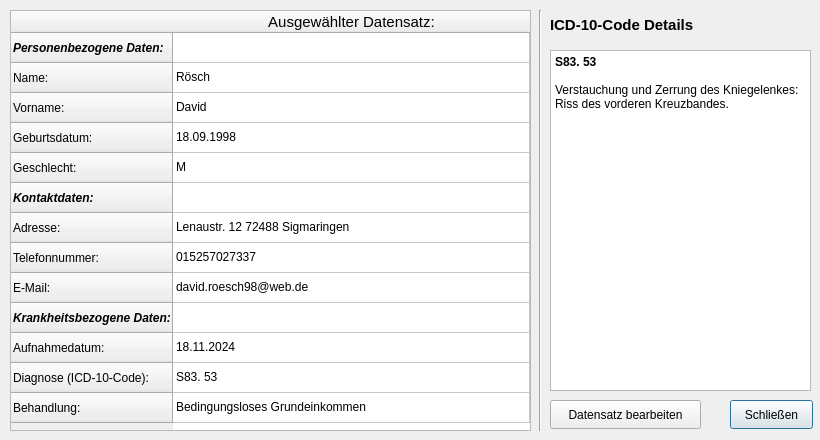
<?xml version="1.0" encoding="UTF-8"?>
<ui version="4.0">
 <class>datensatz_anzeigen</class>
 <widget class="QDialog" name="datensatz_anzeigen">
  <property name="geometry">
   <rect>
    <x>0</x>
    <y>0</y>
    <width>820</width>
    <height>440</height>
   </rect>
  </property>
  <property name="windowTitle">
   <string>Dialog</string>
  </property>
  <widget class="Line" name="line">
   <property name="geometry">
    <rect>
     <x>530</x>
     <y>10</y>
     <width>21</width>
     <height>421</height>
    </rect>
   </property>
   <property name="orientation">
    <enum>Qt::Orientation::Vertical</enum>
   </property>
  </widget>
  <widget class="QTableWidget" name="tableWidget">
   <property name="geometry">
    <rect>
     <x>10</x>
     <y>10</y>
     <width>521</width>
     <height>421</height>
    </rect>
   </property>
   <property name="whatsThis">
    <string>&lt;html&gt;&lt;head/&gt;&lt;body&gt;&lt;p&gt;Ausgewählter Datensatz&lt;/p&gt;&lt;/body&gt;&lt;/html&gt;</string>
   </property>
   <attribute name="horizontalHeaderCascadingSectionResizes">
    <bool>true</bool>
   </attribute>
   <attribute name="horizontalHeaderShowSortIndicator" stdset="0">
    <bool>true</bool>
   </attribute>
   <attribute name="horizontalHeaderStretchLastSection">
    <bool>true</bool>
   </attribute>
   <row>
    <property name="text">
     <string>Personenbezogene Daten:</string>
    </property>
    <property name="font">
     <font>
      <italic>true</italic>
      <bold>true</bold>
     </font>
    </property>
   </row>
   <row>
    <property name="text">
     <string>Name:</string>
    </property>
   </row>
   <row>
    <property name="text">
     <string>Vorname:</string>
    </property>
   </row>
   <row>
    <property name="text">
     <string>Geburtsdatum:</string>
    </property>
   </row>
   <row>
    <property name="text">
     <string>Geschlecht:</string>
    </property>
   </row>
   <row>
    <property name="text">
     <string>Kontaktdaten:</string>
    </property>
    <property name="font">
     <font>
      <italic>true</italic>
      <bold>true</bold>
     </font>
    </property>
   </row>
   <row>
    <property name="text">
     <string>Adresse:</string>
    </property>
   </row>
   <row>
    <property name="text">
     <string>Telefonnummer:</string>
    </property>
   </row>
   <row>
    <property name="text">
     <string>E-Mail:</string>
    </property>
    <property name="font">
     <font>
      <italic>false</italic>
      <bold>false</bold>
     </font>
    </property>
   </row>
   <row>
    <property name="text">
     <string>Krankheitsbezogene Daten:</string>
    </property>
    <property name="font">
     <font>
      <italic>true</italic>
      <bold>true</bold>
      <underline>false</underline>
     </font>
    </property>
   </row>
   <row>
    <property name="text">
     <string>Aufnahmedatum:</string>
    </property>
   </row>
   <row>
    <property name="text">
     <string>Diagnose (ICD-10-Code):</string>
    </property>
   </row>
   <row>
    <property name="text">
     <string>Behandlung:</string>
    </property>
   </row>
   <column>
    <property name="text">
     <string>Ausgewählter Datensatz:</string>
    </property>
    <property name="font">
     <font>
      <pointsize>11</pointsize>
      <italic>false</italic>
      <underline>false</underline>
      <kerning>true</kerning>
      <fontweight>ExtraBold</fontweight>
     </font>
    </property>
    <property name="textAlignment">
     <set>AlignHCenter|AlignTop</set>
    </property>
   </column>
   <item row="0" column="0">
    <property name="text">
     <string/>
    </property>
    <property name="flags">
     <set>NoItemFlags</set>
    </property>
   </item>
   <item row="1" column="0">
    <property name="text">
     <string>Rösch</string>
    </property>
    <property name="flags">
     <set>ItemIsSelectable|ItemIsDragEnabled|ItemIsUserCheckable|ItemIsEnabled</set>
    </property>
   </item>
   <item row="2" column="0">
    <property name="text">
     <string>David</string>
    </property>
   </item>
   <item row="3" column="0">
    <property name="text">
     <string>18.09.1998</string>
    </property>
   </item>
   <item row="4" column="0">
    <property name="text">
     <string>M</string>
    </property>
   </item>
   <item row="5" column="0">
    <property name="text">
     <string/>
    </property>
    <property name="flags">
     <set>NoItemFlags</set>
    </property>
   </item>
   <item row="6" column="0">
    <property name="text">
     <string>Lenaustr. 12 72488 Sigmaringen</string>
    </property>
   </item>
   <item row="7" column="0">
    <property name="text">
     <string>015257027337</string>
    </property>
   </item>
   <item row="8" column="0">
    <property name="text">
     <string>david.roesch98@web.de</string>
    </property>
   </item>
   <item row="9" column="0">
    <property name="text">
     <string/>
    </property>
    <property name="flags">
     <set>NoItemFlags</set>
    </property>
   </item>
   <item row="10" column="0">
    <property name="text">
     <string>18.11.2024</string>
    </property>
   </item>
   <item row="11" column="0">
    <property name="text">
     <string>S83. 53</string>
    </property>
   </item>
   <item row="12" column="0">
    <property name="text">
     <string>Bedingungsloses Grundeinkommen</string>
    </property>
   </item>
  </widget>
  <widget class="QTextBrowser" name="textBrowser">
   <property name="geometry">
    <rect>
     <x>550</x>
     <y>50</y>
     <width>261</width>
     <height>341</height>
    </rect>
   </property>
   <property name="toolTip">
    <string>&lt;html&gt;&lt;head/&gt;&lt;body&gt;&lt;p&gt;Beschreibung der ICD-Diagnose&lt;/p&gt;&lt;/body&gt;&lt;/html&gt;</string>
   </property>
   <property name="html">
    <string>&lt;!DOCTYPE HTML PUBLIC &quot;-//W3C//DTD HTML 4.0//EN&quot; &quot;http://www.w3.org/TR/REC-html40/strict.dtd&quot;&gt;
&lt;html&gt;&lt;head&gt;&lt;meta name=&quot;qrichtext&quot; content=&quot;1&quot; /&gt;&lt;meta charset=&quot;utf-8&quot; /&gt;&lt;style type=&quot;text/css&quot;&gt;
p, li { white-space: pre-wrap; }
hr { height: 1px; border-width: 0; }
li.unchecked::marker { content: &quot;\2610&quot;; }
li.checked::marker { content: &quot;\2612&quot;; }
&lt;/style&gt;&lt;/head&gt;&lt;body style=&quot; font-family:'Segoe UI'; font-size:9pt; font-weight:400; font-style:normal;&quot;&gt;
&lt;p style=&quot; margin-top:0px; margin-bottom:0px; margin-left:0px; margin-right:0px; -qt-block-indent:0; text-indent:0px;&quot;&gt;&lt;span style=&quot; font-weight:700;&quot;&gt;S83.&lt;/span&gt; &lt;span style=&quot; font-weight:700;&quot;&gt;53&lt;/span&gt; &lt;br /&gt;&lt;br /&gt;Verstauchung und Zerrung des Kniegelenkes: Riss des vorderen Kreuzbandes.&lt;/p&gt;&lt;/body&gt;&lt;/html&gt;</string>
   </property>
  </widget>
  <widget class="QLabel" name="label">
   <property name="geometry">
    <rect>
     <x>550</x>
     <y>9</y>
     <width>521</width>
     <height>31</height>
    </rect>
   </property>
   <property name="font">
    <font>
     <pointsize>11</pointsize>
     <bold>true</bold>
    </font>
   </property>
   <property name="text">
    <string>ICD-10-Code Details</string>
   </property>
  </widget>
  <widget class="QWidget" name="widget" native="true">
   <property name="geometry">
    <rect>
     <x>550</x>
     <y>400</y>
     <width>521</width>
     <height>41</height>
    </rect>
   </property>
   <widget class="QPushButton" name="pushButton_2">
    <property name="geometry">
     <rect>
      <x>180</x>
      <y>0</y>
      <width>83</width>
      <height>29</height>
     </rect>
    </property>
    <property name="text">
     <string>Schließen</string>
    </property>
   </widget>
   <widget class="QPushButton" name="pushButton_4">
    <property name="geometry">
     <rect>
      <x>0</x>
      <y>0</y>
      <width>151</width>
      <height>29</height>
     </rect>
    </property>
    <property name="text">
     <string>Datensatz bearbeiten</string>
    </property>
   </widget>
  </widget>
 </widget>
 <resources/>
 <connections/>
</ui>
